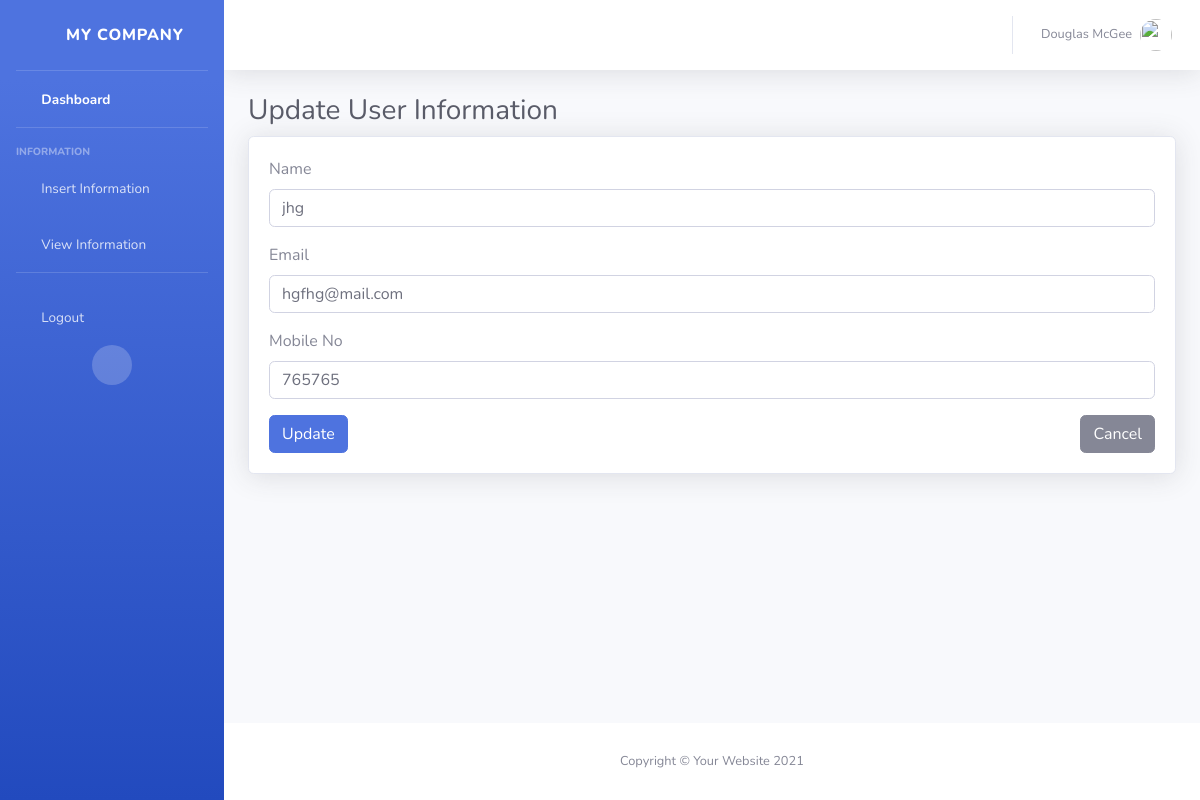
Page /update-user/5/ (signed in) on the committed database.
### myapp/models.py (models this page shows, shortened)
class UserData(models.Model):
    name = models.CharField(max_length=100)
    email = models.EmailField()
    mobile_no = models.CharField(max_length=15)

### myapp/views.py (the view, shortened to what this page needs)
# urls.py: path('update-user/<int:user_id>/', views.update_user, name='update_user'),
@login_required
def update_user(request, user_id):
    user = get_object_or_404(UserData, id=user_id)
    return render(request, 'update_user.html', {'user': user})

### templates/update_user.html (shortened to what this page needs)
{% extends 'base.html' %}
{% block content %}
    <h1 class="h3 mb-2 text-gray-800">Update User Information</h1>
    <div class="card shadow mb-4">
        <div class="card-body">
            <form method="post">
                <div class="form-group">
                    <label for="name">Name</label>
                    <input type="text" class="form-control" id="name" name="name" value="{{ user.name }}">
                </div>
                <div class="form-group">
                    <label for="email">Email</label>
                    <input type="email" class="form-control" id="email" name="email" value="{{ user.email }}">
                </div>
                <div class="form-group">
                    <label for="mobile_no">Mobile No</label>
                    <input type="text" class="form-control" id="mobile_no" name="mobile_no" value="{{ user.mobile_no }}">
                </div>
                <div class="row">
                    <div class="col-md-6">
                        <input type="submit" value="Update" class="btn btn-primary">
                    </div>
                    <div class="col-md-6 text-right">
                        <a href="{% url 'view-info' %}" class="btn btn-secondary">Cancel</a>
                    </div>
                </div>
            </form>
        </div>
    </div>
{% endblock %}

### rows in the picture
UserData: name "jhg", email "hgfhg@mail.com", mobile_no "765765"
